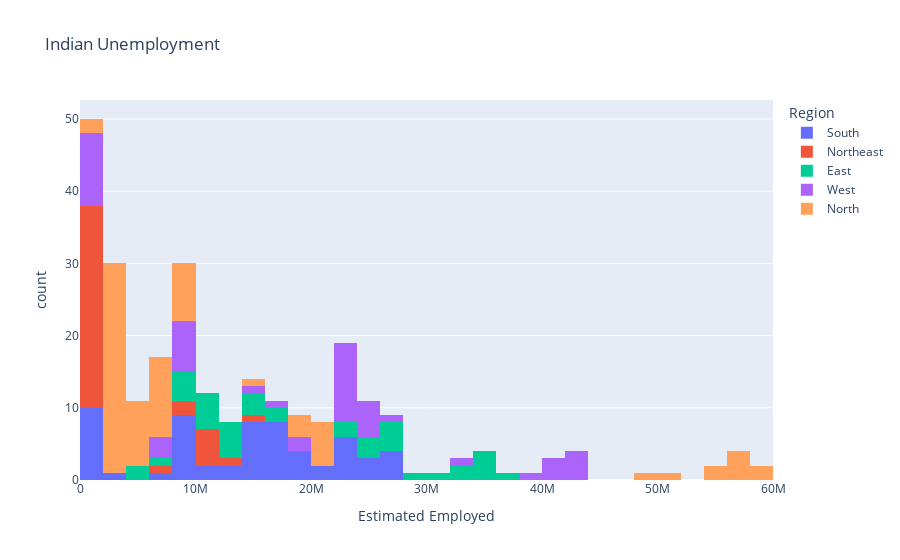

The notebook cell saved with this chart:
### Code cell
fig = px.histogram(data, x="Estimated Employed", color="Region", nbins=30,
                   title="Indian Unemployment")
fig.show()
